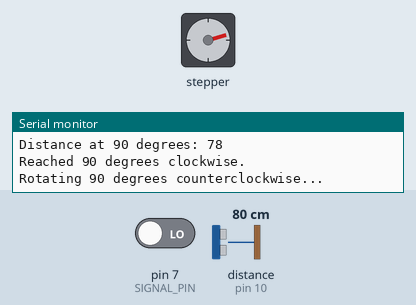
This sketch was run on a simulated Arduino Uno, built with avr-gcc and run on an emulated ATmega328P. On the bench: stepper motor, the last lines printed to the serial monitor. Wiring (inferred from the names in the program): ultrasonic range finder: trigger pin 9; echo pin 10. The inputs (shaded band) are chosen by the test bench; at power-on: distance to the obstacle (sensor on pin 10) 80 cm, pin 7 (SIGNAL_PIN) LOW. The echo pulse lasts 58.3 µs per cm; stepper angles assume 2048 steps per turn.

Above: at 1.25 s.
1.3 s: distance to the obstacle (sensor on pin 10) set to 2 cm
At 2.3 s:
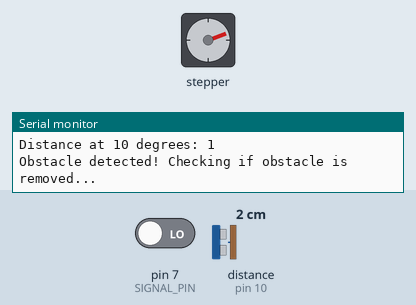
2.8 s: distance to the obstacle (sensor on pin 10) set to 19 cm
4.3 s: distance to the obstacle (sensor on pin 10) set to 23 cm
At 4.54 s:
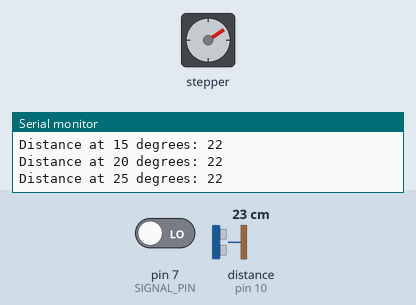
7.3 s: distance to the obstacle (sensor on pin 10) set to 4 cm
At 8.4 s:
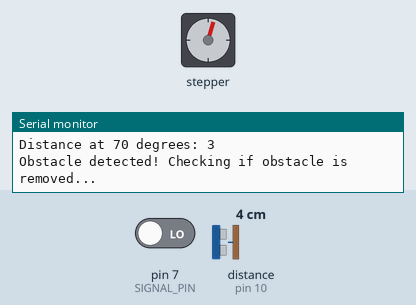
Timing chart, 0 to 10.3 s (numbered marks = the images above; inputs shaded):
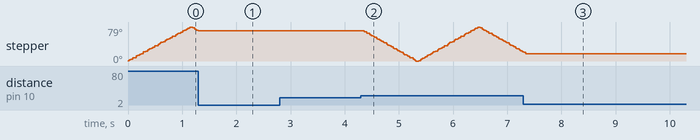

The sketch:

sketch_nov28a.ino
```cpp
#include <Stepper.h>  // Include the Stepper motor library

// Motor Configuration
const int stepsPerRevolution = 2048;  // 28BYJ-48 motor (used for 90-degree rotation)
Stepper myStepper(stepsPerRevolution, 3, 4, 5, 6);  // Motor connected to pins 3, 4, 5, 6

// Ultrasonic Sensor Pins
#define TRIG_PIN 9
#define ECHO_PIN 10

// Threshold for obstacle detection
#define OBSTACLE_THRESHOLD 20  // Distance threshold in cm

// Interval for taking sensor readings (every 5 degrees)
#define DEGREE_STEP 5
#define STEPS_PER_DEGREE (stepsPerRevolution / 360)

// Signal Pin for continue and ignore command (pulse signal)
#define SIGNAL_PIN 7  // Pin to receive the signal to continue and ignore obstacle

// Variables to track obstacle status
bool obstacleDetected = false;
bool obstacleIgnored = false;  // Tracks whether the current obstacle is being ignored
bool skipObstacle = false;    // Tracks whether we should skip the obstacle

void setup() {
  Serial.begin(9600);
  myStepper.setSpeed(15);  // Set motor speed (RPM)

  pinMode(TRIG_PIN, OUTPUT);
  pinMode(ECHO_PIN, INPUT);
  pinMode(SIGNAL_PIN, INPUT);  // Set the signal pin as input
}

void loop() {
  // Rotate motor 90 degrees clockwise, checking for obstacles every 5 degrees
  rotateMotorClockwise();

  // Rotate motor 90 degrees counterclockwise
  rotateMotorCounterClockwise();
}

// Function to rotate the motor clockwise by 90 degrees
void rotateMotorClockwise() {
  Serial.println("Rotating 90 degrees clockwise...");

  for (int i = 0; i < 18; i++) {  // 90 degrees = 18 steps (each step = 5 degrees)
    moveMotor(1);  // Move 5 degrees clockwise
    long distance = measureDistance();  // Measure distance

    Serial.print("Distance at ");
    Serial.print((i + 1) * DEGREE_STEP);
    Serial.print(" degrees: ");
    Serial.println(distance);

    // Check if obstacle is detected
    if (distance <= OBSTACLE_THRESHOLD) {
      if (!obstacleDetected) {
        obstacleDetected = true;  // Set obstacle detected status
        obstacleIgnored = false;  // Reset ignore flag
        Serial.println("Obstacle detected! Checking if obstacle is removed...");
      }

      // Continuously check if the obstacle is removed
      while (obstacleDetected) {
        long distance = measureDistance();  // Keep measuring distance

        if (distance > OBSTACLE_THRESHOLD) {
          // If the obstacle is removed
          Serial.println("Obstacle removed. Continuing movement...");
          obstacleDetected = false;  // Reset obstacle detected status
          break;  // Exit while loop, continue moving
        }

        // Check if a pulse signal is received to ignore the obstacle
        if (digitalRead(SIGNAL_PIN) == HIGH && !obstacleIgnored) {
          Serial.println("Pulse received: Obstacle ignored. Continuing movement.");
          obstacleDetected = false;  // Ignore the obstacle and continue moving
          obstacleIgnored = true;  // Mark that the obstacle is ignored
          skipObstacle = true;  // Flag that we are skipping the current obstacle
          break;  // Exit while loop
        }

        delay(100);  // Wait a little before checking again
      }
    } else {
      // If no obstacle, continue moving as usual
      delay(10);  // Small delay to allow for smooth motor movement
    }

    // If skipping obstacle, continue ignoring the obstacle
    if (skipObstacle) {
      Serial.println("Skipping the obstacle...");
      while (distance <= OBSTACLE_THRESHOLD) {  // Keep skipping as long as obstacle is present
        distance = measureDistance();  // Keep measuring distance
        delay(100);  // Continue checking
      }
      // Once the obstacle is skipped (removed), stop skipping and continue
      skipObstacle = false;
    }
  }

  Serial.println("Reached 90 degrees clockwise.");
}

// Function to rotate the motor counterclockwise by 90 degrees
void rotateMotorCounterClockwise() {
  Serial.println("Rotating 90 degrees counterclockwise...");

  for (int i = 0; i < 18; i++) {  // 90 degrees = 18 steps (each step = 5 degrees)
    moveMotor(-1);  // Move 5 degrees counterclockwise
    long distance = measureDistance();  // Measure distance

    Serial.print("Distance at ");
    Serial.print((i + 1) * DEGREE_STEP);
    Serial.print(" degrees: ");
    Serial.println(distance);

    // Check if obstacle is detected
    if (distance <= OBSTACLE_THRESHOLD) {
      if (!obstacleDetected) {
        obstacleDetected = true;  // Set obstacle detected status
        obstacleIgnored = false;  // Reset ignore flag
        Serial.println("Obstacle detected! Checking if obstacle is removed...");
      }

      // Continuously check if the obstacle is removed
      while (obstacleDetected) {
        long distance = measureDistance();  // Keep measuring distance

        if (distance > OBSTACLE_THRESHOLD) {
          // If the obstacle is removed
          Serial.println("Obstacle removed. Continuing movement...");
          obstacleDetected = false;  // Reset obstacle detected status
          break;  // Exit while loop, continue moving
        }

        // Check if a pulse signal is received to ignore the obstacle
        if (digitalRead(SIGNAL_PIN) == HIGH && !obstacleIgnored) {
          Serial.println("Pulse received: Obstacle ignored. Continuing movement.");
          obstacleDetected = false;  // Ignore the obstacle and continue moving
          obstacleIgnored = true;  // Mark that the obstacle is ignored
          skipObstacle = true;  // Flag that we are skipping the current obstacle
          break;  // Exit while loop
        }

        delay(100);  // Wait a little before checking again
      }
    } else {
      // If no obstacle, continue moving as usual
      delay(10);  // Small delay to allow for smooth motor movement
    }

    // If skipping obstacle, continue ignoring the obstacle
    if (skipObstacle) {
      Serial.println("Skipping the obstacle...");
      while (distance <= OBSTACLE_THRESHOLD) {  // Keep skipping as long as obstacle is present
        distance = measureDistance();  // Keep measuring distance
        delay(100);  // Continue checking
      }
      // Once the obstacle is skipped (removed), stop skipping and continue
      skipObstacle = false;
    }
  }

  Serial.println("Reached starting position.");
}

// Function to move the motor a certain number of steps (positive for clockwise, negative for counterclockwise)
void moveMotor(int direction) {
  int steps = direction * STEPS_PER_DEGREE * DEGREE_STEP;  // Move 5 degrees
  myStepper.step(steps);
}

// Function to measure distance using ultrasonic sensor
long measureDistance() {
  digitalWrite(TRIG_PIN, LOW);
  delayMicroseconds(2);  // wait for the pulse to settle
  digitalWrite(TRIG_PIN, HIGH);
  delayMicroseconds(10); // trigger pulse
  digitalWrite(TRIG_PIN, LOW);

  long duration = pulseIn(ECHO_PIN, HIGH);  // measure duration of echo
  long distance = duration * 0.034 / 2;    // calculate distance in cm
  return distance;
}
```

Measured:
- the behaviour switches between 21 and 22 cm on distance to the obstacle (sensor on pin 10) (found by bisection; images 1 and 2)
- after the input at 1.3 s, stepper: stays 70° (without the input it goes to 68° after 0.03 s)
- after the input at 2.8 s, every drawn part: stays the same
- after the input at 4.3 s, stepper: turns 70° counter-clockwise in 0.94 s, then 79° clockwise in 1.1 s, then 58° counter-clockwise in 0.78 s
- after the input at 7.3 s, stepper: goes on until 7.3 s, then stays 17°
- by itself, stepper: turns 79° clockwise in 1.1 s, then 9° counter-clockwise in 0.10 s
